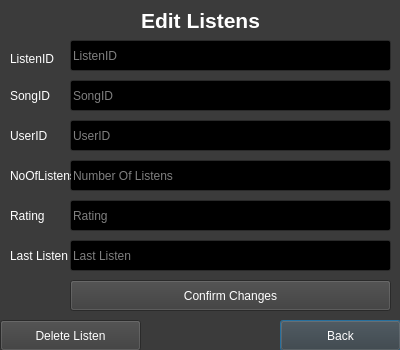
<?xml version="1.0" encoding="UTF-8"?>
<ui version="4.0">
 <class>editlistensdetails</class>
 <widget class="QDialog" name="editlistensdetails">
  <property name="geometry">
   <rect>
    <x>0</x>
    <y>0</y>
    <width>400</width>
    <height>350</height>
   </rect>
  </property>
  <property name="palette">
   <palette>
    <active>
     <colorrole role="WindowText">
      <brush brushstyle="SolidPattern">
       <color alpha="255">
        <red>255</red>
        <green>255</green>
        <blue>255</blue>
       </color>
      </brush>
     </colorrole>
     <colorrole role="Button">
      <brush brushstyle="SolidPattern">
       <color alpha="255">
        <red>59</red>
        <green>59</green>
        <blue>59</blue>
       </color>
      </brush>
     </colorrole>
     <colorrole role="Light">
      <brush brushstyle="SolidPattern">
       <color alpha="255">
        <red>88</red>
        <green>88</green>
        <blue>88</blue>
       </color>
      </brush>
     </colorrole>
     <colorrole role="Midlight">
      <brush brushstyle="SolidPattern">
       <color alpha="255">
        <red>73</red>
        <green>73</green>
        <blue>73</blue>
       </color>
      </brush>
     </colorrole>
     <colorrole role="Dark">
      <brush brushstyle="SolidPattern">
       <color alpha="255">
        <red>29</red>
        <green>29</green>
        <blue>29</blue>
       </color>
      </brush>
     </colorrole>
     <colorrole role="Mid">
      <brush brushstyle="SolidPattern">
       <color alpha="255">
        <red>39</red>
        <green>39</green>
        <blue>39</blue>
       </color>
      </brush>
     </colorrole>
     <colorrole role="Text">
      <brush brushstyle="SolidPattern">
       <color alpha="255">
        <red>255</red>
        <green>255</green>
        <blue>255</blue>
       </color>
      </brush>
     </colorrole>
     <colorrole role="BrightText">
      <brush brushstyle="SolidPattern">
       <color alpha="255">
        <red>255</red>
        <green>255</green>
        <blue>255</blue>
       </color>
      </brush>
     </colorrole>
     <colorrole role="ButtonText">
      <brush brushstyle="SolidPattern">
       <color alpha="255">
        <red>255</red>
        <green>255</green>
        <blue>255</blue>
       </color>
      </brush>
     </colorrole>
     <colorrole role="Base">
      <brush brushstyle="SolidPattern">
       <color alpha="255">
        <red>0</red>
        <green>0</green>
        <blue>0</blue>
       </color>
      </brush>
     </colorrole>
     <colorrole role="Window">
      <brush brushstyle="SolidPattern">
       <color alpha="255">
        <red>59</red>
        <green>59</green>
        <blue>59</blue>
       </color>
      </brush>
     </colorrole>
     <colorrole role="Shadow">
      <brush brushstyle="SolidPattern">
       <color alpha="255">
        <red>0</red>
        <green>0</green>
        <blue>0</blue>
       </color>
      </brush>
     </colorrole>
     <colorrole role="AlternateBase">
      <brush brushstyle="SolidPattern">
       <color alpha="255">
        <red>29</red>
        <green>29</green>
        <blue>29</blue>
       </color>
      </brush>
     </colorrole>
     <colorrole role="ToolTipBase">
      <brush brushstyle="SolidPattern">
       <color alpha="255">
        <red>255</red>
        <green>255</green>
        <blue>220</blue>
       </color>
      </brush>
     </colorrole>
     <colorrole role="ToolTipText">
      <brush brushstyle="SolidPattern">
       <color alpha="255">
        <red>0</red>
        <green>0</green>
        <blue>0</blue>
       </color>
      </brush>
     </colorrole>
    </active>
    <inactive>
     <colorrole role="WindowText">
      <brush brushstyle="SolidPattern">
       <color alpha="255">
        <red>255</red>
        <green>255</green>
        <blue>255</blue>
       </color>
      </brush>
     </colorrole>
     <colorrole role="Button">
      <brush brushstyle="SolidPattern">
       <color alpha="255">
        <red>59</red>
        <green>59</green>
        <blue>59</blue>
       </color>
      </brush>
     </colorrole>
     <colorrole role="Light">
      <brush brushstyle="SolidPattern">
       <color alpha="255">
        <red>88</red>
        <green>88</green>
        <blue>88</blue>
       </color>
      </brush>
     </colorrole>
     <colorrole role="Midlight">
      <brush brushstyle="SolidPattern">
       <color alpha="255">
        <red>73</red>
        <green>73</green>
        <blue>73</blue>
       </color>
      </brush>
     </colorrole>
     <colorrole role="Dark">
      <brush brushstyle="SolidPattern">
       <color alpha="255">
        <red>29</red>
        <green>29</green>
        <blue>29</blue>
       </color>
      </brush>
     </colorrole>
     <colorrole role="Mid">
      <brush brushstyle="SolidPattern">
       <color alpha="255">
        <red>39</red>
        <green>39</green>
        <blue>39</blue>
       </color>
      </brush>
     </colorrole>
     <colorrole role="Text">
      <brush brushstyle="SolidPattern">
       <color alpha="255">
        <red>255</red>
        <green>255</green>
        <blue>255</blue>
       </color>
      </brush>
     </colorrole>
     <colorrole role="BrightText">
      <brush brushstyle="SolidPattern">
       <color alpha="255">
        <red>255</red>
        <green>255</green>
        <blue>255</blue>
       </color>
      </brush>
     </colorrole>
     <colorrole role="ButtonText">
      <brush brushstyle="SolidPattern">
       <color alpha="255">
        <red>255</red>
        <green>255</green>
        <blue>255</blue>
       </color>
      </brush>
     </colorrole>
     <colorrole role="Base">
      <brush brushstyle="SolidPattern">
       <color alpha="255">
        <red>0</red>
        <green>0</green>
        <blue>0</blue>
       </color>
      </brush>
     </colorrole>
     <colorrole role="Window">
      <brush brushstyle="SolidPattern">
       <color alpha="255">
        <red>59</red>
        <green>59</green>
        <blue>59</blue>
       </color>
      </brush>
     </colorrole>
     <colorrole role="Shadow">
      <brush brushstyle="SolidPattern">
       <color alpha="255">
        <red>0</red>
        <green>0</green>
        <blue>0</blue>
       </color>
      </brush>
     </colorrole>
     <colorrole role="AlternateBase">
      <brush brushstyle="SolidPattern">
       <color alpha="255">
        <red>29</red>
        <green>29</green>
        <blue>29</blue>
       </color>
      </brush>
     </colorrole>
     <colorrole role="ToolTipBase">
      <brush brushstyle="SolidPattern">
       <color alpha="255">
        <red>255</red>
        <green>255</green>
        <blue>220</blue>
       </color>
      </brush>
     </colorrole>
     <colorrole role="ToolTipText">
      <brush brushstyle="SolidPattern">
       <color alpha="255">
        <red>0</red>
        <green>0</green>
        <blue>0</blue>
       </color>
      </brush>
     </colorrole>
    </inactive>
    <disabled>
     <colorrole role="WindowText">
      <brush brushstyle="SolidPattern">
       <color alpha="255">
        <red>29</red>
        <green>29</green>
        <blue>29</blue>
       </color>
      </brush>
     </colorrole>
     <colorrole role="Button">
      <brush brushstyle="SolidPattern">
       <color alpha="255">
        <red>59</red>
        <green>59</green>
        <blue>59</blue>
       </color>
      </brush>
     </colorrole>
     <colorrole role="Light">
      <brush brushstyle="SolidPattern">
       <color alpha="255">
        <red>88</red>
        <green>88</green>
        <blue>88</blue>
       </color>
      </brush>
     </colorrole>
     <colorrole role="Midlight">
      <brush brushstyle="SolidPattern">
       <color alpha="255">
        <red>73</red>
        <green>73</green>
        <blue>73</blue>
       </color>
      </brush>
     </colorrole>
     <colorrole role="Dark">
      <brush brushstyle="SolidPattern">
       <color alpha="255">
        <red>29</red>
        <green>29</green>
        <blue>29</blue>
       </color>
      </brush>
     </colorrole>
     <colorrole role="Mid">
      <brush brushstyle="SolidPattern">
       <color alpha="255">
        <red>39</red>
        <green>39</green>
        <blue>39</blue>
       </color>
      </brush>
     </colorrole>
     <colorrole role="Text">
      <brush brushstyle="SolidPattern">
       <color alpha="255">
        <red>29</red>
        <green>29</green>
        <blue>29</blue>
       </color>
      </brush>
     </colorrole>
     <colorrole role="BrightText">
      <brush brushstyle="SolidPattern">
       <color alpha="255">
        <red>255</red>
        <green>255</green>
        <blue>255</blue>
       </color>
      </brush>
     </colorrole>
     <colorrole role="ButtonText">
      <brush brushstyle="SolidPattern">
       <color alpha="255">
        <red>29</red>
        <green>29</green>
        <blue>29</blue>
       </color>
      </brush>
     </colorrole>
     <colorrole role="Base">
      <brush brushstyle="SolidPattern">
       <color alpha="255">
        <red>59</red>
        <green>59</green>
        <blue>59</blue>
       </color>
      </brush>
     </colorrole>
     <colorrole role="Window">
      <brush brushstyle="SolidPattern">
       <color alpha="255">
        <red>59</red>
        <green>59</green>
        <blue>59</blue>
       </color>
      </brush>
     </colorrole>
     <colorrole role="Shadow">
      <brush brushstyle="SolidPattern">
       <color alpha="255">
        <red>0</red>
        <green>0</green>
        <blue>0</blue>
       </color>
      </brush>
     </colorrole>
     <colorrole role="AlternateBase">
      <brush brushstyle="SolidPattern">
       <color alpha="255">
        <red>59</red>
        <green>59</green>
        <blue>59</blue>
       </color>
      </brush>
     </colorrole>
     <colorrole role="ToolTipBase">
      <brush brushstyle="SolidPattern">
       <color alpha="255">
        <red>255</red>
        <green>255</green>
        <blue>220</blue>
       </color>
      </brush>
     </colorrole>
     <colorrole role="ToolTipText">
      <brush brushstyle="SolidPattern">
       <color alpha="255">
        <red>0</red>
        <green>0</green>
        <blue>0</blue>
       </color>
      </brush>
     </colorrole>
    </disabled>
   </palette>
  </property>
  <property name="windowTitle">
   <string>Edit Listens</string>
  </property>
  <widget class="QLabel" name="label">
   <property name="geometry">
    <rect>
     <x>0</x>
     <y>0</y>
     <width>401</width>
     <height>41</height>
    </rect>
   </property>
   <property name="text">
    <string>&lt;html&gt;&lt;head/&gt;&lt;body&gt;&lt;p align=&quot;center&quot;&gt;&lt;span style=&quot; font-size:16pt; font-weight:600;&quot;&gt;Edit Listens&lt;/span&gt;&lt;/p&gt;&lt;/body&gt;&lt;/html&gt;</string>
   </property>
  </widget>
  <widget class="QPushButton" name="backbutton">
   <property name="geometry">
    <rect>
     <x>280</x>
     <y>320</y>
     <width>121</width>
     <height>31</height>
    </rect>
   </property>
   <property name="styleSheet">
    <string notr="true">font: 14pt &quot;Verdana&quot;;</string>
   </property>
   <property name="text">
    <string>Back</string>
   </property>
  </widget>
  <widget class="QLineEdit" name="listenidbox">
   <property name="geometry">
    <rect>
     <x>70</x>
     <y>40</y>
     <width>321</width>
     <height>31</height>
    </rect>
   </property>
   <property name="styleSheet">
    <string notr="true">font: 14pt &quot;Verdana&quot;;</string>
   </property>
   <property name="text">
    <string/>
   </property>
   <property name="readOnly">
    <bool>true</bool>
   </property>
   <property name="placeholderText">
    <string>ListenID</string>
   </property>
  </widget>
  <widget class="QPushButton" name="confirmbutton">
   <property name="geometry">
    <rect>
     <x>70</x>
     <y>280</y>
     <width>321</width>
     <height>31</height>
    </rect>
   </property>
   <property name="styleSheet">
    <string notr="true">font: 14pt &quot;Verdana&quot;;</string>
   </property>
   <property name="text">
    <string>Confirm Changes</string>
   </property>
  </widget>
  <widget class="QLineEdit" name="useridbox">
   <property name="geometry">
    <rect>
     <x>70</x>
     <y>120</y>
     <width>321</width>
     <height>31</height>
    </rect>
   </property>
   <property name="styleSheet">
    <string notr="true">font: 14pt &quot;Verdana&quot;;</string>
   </property>
   <property name="text">
    <string/>
   </property>
   <property name="placeholderText">
    <string>UserID</string>
   </property>
  </widget>
  <widget class="QLineEdit" name="songidbox">
   <property name="geometry">
    <rect>
     <x>70</x>
     <y>80</y>
     <width>321</width>
     <height>31</height>
    </rect>
   </property>
   <property name="styleSheet">
    <string notr="true">font: 14pt &quot;Verdana&quot;;</string>
   </property>
   <property name="text">
    <string/>
   </property>
   <property name="placeholderText">
    <string>SongID</string>
   </property>
  </widget>
  <widget class="QLineEdit" name="nooflistensbox">
   <property name="geometry">
    <rect>
     <x>70</x>
     <y>160</y>
     <width>321</width>
     <height>31</height>
    </rect>
   </property>
   <property name="styleSheet">
    <string notr="true">font: 14pt &quot;Verdana&quot;;</string>
   </property>
   <property name="text">
    <string/>
   </property>
   <property name="placeholderText">
    <string>Number Of Listens</string>
   </property>
  </widget>
  <widget class="QLineEdit" name="ratingbox">
   <property name="geometry">
    <rect>
     <x>70</x>
     <y>200</y>
     <width>321</width>
     <height>31</height>
    </rect>
   </property>
   <property name="styleSheet">
    <string notr="true">font: 14pt &quot;Verdana&quot;;</string>
   </property>
   <property name="text">
    <string/>
   </property>
   <property name="placeholderText">
    <string>Rating</string>
   </property>
  </widget>
  <widget class="QLineEdit" name="lastlistenbox">
   <property name="geometry">
    <rect>
     <x>70</x>
     <y>240</y>
     <width>321</width>
     <height>31</height>
    </rect>
   </property>
   <property name="styleSheet">
    <string notr="true">font: 14pt &quot;Verdana&quot;;</string>
   </property>
   <property name="text">
    <string/>
   </property>
   <property name="placeholderText">
    <string>Last Listen</string>
   </property>
  </widget>
  <widget class="QLabel" name="label_2">
   <property name="geometry">
    <rect>
     <x>10</x>
     <y>43</y>
     <width>61</width>
     <height>31</height>
    </rect>
   </property>
   <property name="text">
    <string>ListenID</string>
   </property>
  </widget>
  <widget class="QLabel" name="label_3">
   <property name="geometry">
    <rect>
     <x>10</x>
     <y>80</y>
     <width>61</width>
     <height>31</height>
    </rect>
   </property>
   <property name="text">
    <string>SongID</string>
   </property>
  </widget>
  <widget class="QLabel" name="label_4">
   <property name="geometry">
    <rect>
     <x>10</x>
     <y>120</y>
     <width>61</width>
     <height>31</height>
    </rect>
   </property>
   <property name="text">
    <string>UserID</string>
   </property>
  </widget>
  <widget class="QLabel" name="label_5">
   <property name="geometry">
    <rect>
     <x>10</x>
     <y>160</y>
     <width>61</width>
     <height>31</height>
    </rect>
   </property>
   <property name="text">
    <string>NoOfListens</string>
   </property>
  </widget>
  <widget class="QLabel" name="label_6">
   <property name="geometry">
    <rect>
     <x>10</x>
     <y>200</y>
     <width>61</width>
     <height>31</height>
    </rect>
   </property>
   <property name="text">
    <string>Rating</string>
   </property>
  </widget>
  <widget class="QLabel" name="label_7">
   <property name="geometry">
    <rect>
     <x>10</x>
     <y>240</y>
     <width>61</width>
     <height>31</height>
    </rect>
   </property>
   <property name="text">
    <string>Last Listen</string>
   </property>
  </widget>
  <widget class="QPushButton" name="deletebutton">
   <property name="geometry">
    <rect>
     <x>0</x>
     <y>320</y>
     <width>141</width>
     <height>31</height>
    </rect>
   </property>
   <property name="styleSheet">
    <string notr="true">font: 14pt &quot;Verdana&quot;;</string>
   </property>
   <property name="text">
    <string>Delete Listen</string>
   </property>
  </widget>
 </widget>
 <resources/>
 <connections>
  <connection>
   <sender>confirmbutton</sender>
   <signal>clicked()</signal>
   <receiver>editlistensdetails</receiver>
   <slot>confirm()</slot>
   <hints>
    <hint type="sourcelabel">
     <x>90</x>
     <y>292</y>
    </hint>
    <hint type="destinationlabel">
     <x>44</x>
     <y>289</y>
    </hint>
   </hints>
  </connection>
  <connection>
   <sender>backbutton</sender>
   <signal>clicked()</signal>
   <receiver>editlistensdetails</receiver>
   <slot>back()</slot>
   <hints>
    <hint type="sourcelabel">
     <x>337</x>
     <y>330</y>
    </hint>
    <hint type="destinationlabel">
     <x>194</x>
     <y>319</y>
    </hint>
   </hints>
  </connection>
  <connection>
   <sender>deletebutton</sender>
   <signal>clicked()</signal>
   <receiver>editlistensdetails</receiver>
   <slot>delete()</slot>
   <hints>
    <hint type="sourcelabel">
     <x>113</x>
     <y>330</y>
    </hint>
    <hint type="destinationlabel">
     <x>172</x>
     <y>330</y>
    </hint>
   </hints>
  </connection>
 </connections>
 <slots>
  <slot>confirm()</slot>
  <slot>back()</slot>
  <slot>delete()</slot>
 </slots>
</ui>
